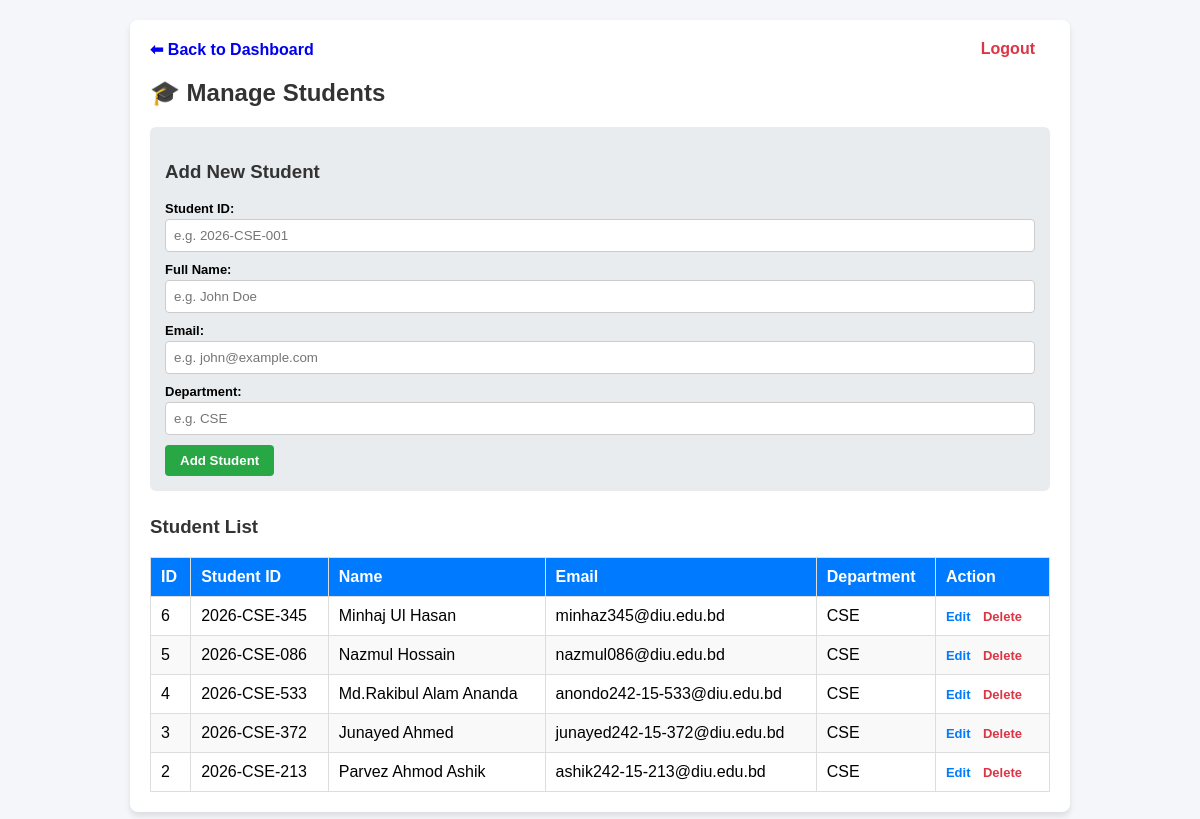
Page /students.php (signed in) on the committed database.
### tables this page shows
CREATE TABLE `students` (
  `id` int(11) NOT NULL,
  `student_id` varchar(50) NOT NULL,
  `name` varchar(100) NOT NULL,
  `email` varchar(100) DEFAULT NULL,
  `department` varchar(50) DEFAULT NULL,
  `created_at` timestamp NOT NULL DEFAULT current_timestamp(),
  `batch` varchar(20) DEFAULT '60'
);

### students.php (the view, shortened to what this page needs)
<?php
require_once 'config.php';
$students_result = $conn->query("SELECT * FROM students ORDER BY id DESC");
?>
<!DOCTYPE html>
<html lang="en">
<head>
</head>
<body>
<div class="container">
    <div class="top-nav">
        <a href="dashboard.php">⬅ Back to Dashboard</a>
        <a href="logout.php" class="logout">Logout</a>
    </div>
    <h2>🎓 Manage Students</h2>
    <div class="form-box">
        <h3>Add New Student</h3>
        <form action="students.php" method="POST">
            <div class="form-group">
                <label>Student ID:</label>
                <input type="text" name="student_id" placeholder="e.g. 2026-CSE-001" required>
            </div>
            <div class="form-group">
                <label>Full Name:</label>
                <input type="text" name="name" placeholder="e.g. John Doe" required>
            </div>
            <div class="form-group">
                <label>Email:</label>
                <input type="email" name="email" placeholder="e.g. john@example.com">
            </div>
            <div class="form-group">
                <label>Department:</label>
                <input type="text" name="department" placeholder="e.g. CSE">
            </div>
            <button type="submit" name="add_student" class="btn">Add Student</button>
        </form>
    </div>
    <h3>Student List</h3>
    <table>
        <thead>
            <tr>
                <th>ID</th>
                <th>Student ID</th>
                <th>Name</th>
                <th>Email</th>
                <th>Department</th>
                <th>Action</th>
            </tr>
        </thead>
        <tbody>
            <?php if ($students_result && $students_result->num_rows > 0): ?>
                <?php while ($row = $students_result->fetch_assoc()): ?>
                    <tr>
                        <td><?php echo $row['id']; ?></td>
                        <td><?php echo htmlspecialchars($row['student_id']); ?></td>
                        <td><?php echo htmlspecialchars($row['name']); ?></td>
                        <td><?php echo htmlspecialchars($row['email']); ?></td>
                        <td><?php echo htmlspecialchars($row['department']); ?></td>
                        <td>
                            <a href="edit_student.php?id=<?php echo $row['id']; ?>" class="action-btn edit-btn">Edit</a>
                            <a href="delete_student.php?id=<?php echo $row['id']; ?>" class="action-btn delete-btn" onclick="return confirm('Are you sure?')">Delete</a>
                        </td>
                    </tr>
                <?php endwhile; ?>
            <?php else: ?>
                <tr>
                    <td colspan="6" style="text-align:center;">No students found!</td>
                </tr>
            <?php endif; ?>
        </tbody>
    </table>
</div>
</body>
</html>

### students.php (style rules this page uses)
body { font-family: Arial, sans-serif; background: #f4f6f9; margin: 0; padding: 20px; }
.container { max-width: 900px; margin: 0 auto; background: white; padding: 20px; border-radius: 8px; box-shadow: 0 4px 6px rgba(0,0,0,0.1); }
h2, h3 { color: #333; }
.top-nav { margin-bottom: 20px; }
.top-nav a { text-decoration: none; font-weight: bold; margin-right: 15px; }
.logout { color: #dc3545; float: right; }
.form-box { background: #e9ecef; padding: 15px; border-radius: 6px; margin-bottom: 25px; }
.form-group { margin-bottom: 10px; }
label { font-weight: bold; display: block; margin-bottom: 3px; font-size: 13px; }
input[type="text"], input[type="email"] { width: 100%; padding: 8px; border: 1px solid #ccc; border-radius: 4px; box-sizing: border-box; }
.btn { background: #28a745; color: white; padding: 8px 15px; border: none; border-radius: 4px; cursor: pointer; font-weight: bold; }
table { width: 100%; border-collapse: collapse; margin-top: 15px; }
th, td { border: 1px solid #ddd; padding: 10px; text-align: left; }
th { background: #007bff; color: white; }
tr:nth-child(even) { background: #f9f9f9; }
.action-btn { text-decoration: none; font-weight: bold; font-size: 13px; margin-right: 8px; }
.edit-btn { color: #007bff; }
.delete-btn { color: #dc3545; }

### rows in the picture
students: id "6", student "2026-CSE-345", name "Minhaj Ul Hasan", email "minhaz345@diu.edu.bd", department "CSE"
students: id "5", student "2026-CSE-086", name "Nazmul Hossain", email "nazmul086@diu.edu.bd", department "CSE"
students: id "4", student "2026-CSE-533", name "Md.Rakibul Alam Ananda", email "anondo242-15-533@diu.edu.bd", department "CSE"
students: id "3", student "2026-CSE-372", name "Junayed Ahmed", email "junayed242-15-372@diu.edu.bd", department "CSE"
students: id "2", student "2026-CSE-213", name "Parvez Ahmod Ashik", email "ashik242-15-213@diu.edu.bd", department "CSE"
